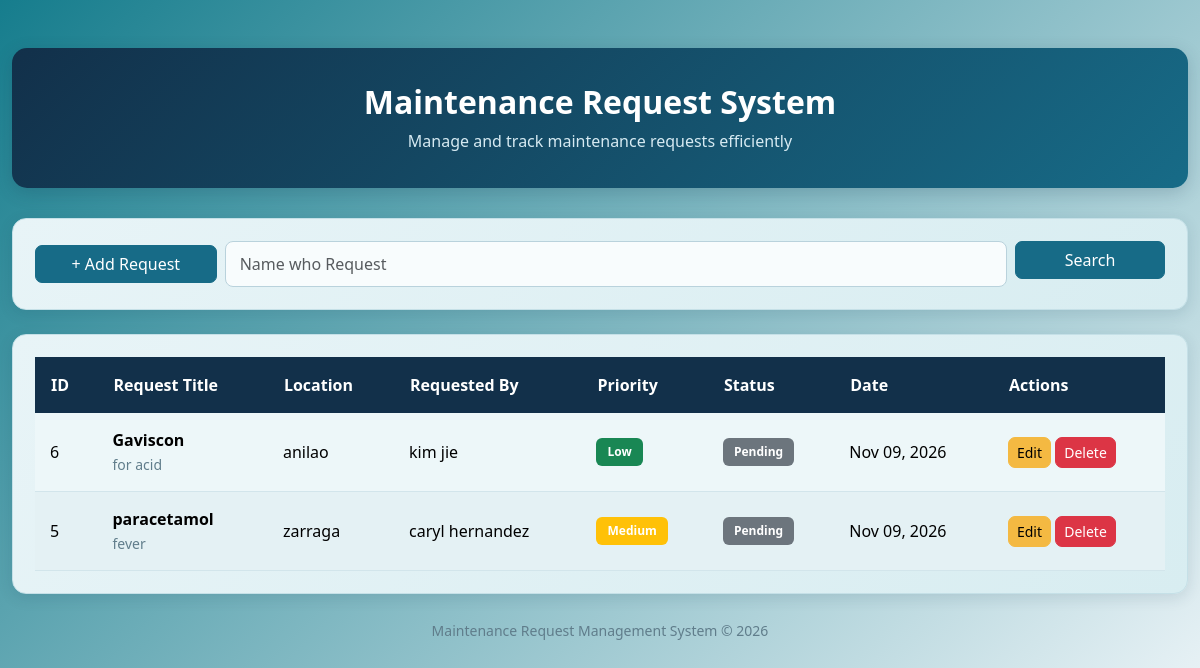
The page / on the database its author committed.
### tables this page shows
CREATE TABLE `maintenance_requests` (
  `id` int(11) NOT NULL,
  `request_title` varchar(150) NOT NULL,
  `description` text NOT NULL,
  `location` varchar(150) NOT NULL,
  `requested_by` varchar(100) NOT NULL,
  `priority` enum('Low','Medium','High') DEFAULT 'Medium',
  `status` enum('Pending','In Progress','Completed') DEFAULT 'Pending',
  `request_date` timestamp NOT NULL DEFAULT current_timestamp()
);

### index.php (the view, shortened to what this page needs)
<?php
require 'db_connect.php';
function e($value) {
    return htmlspecialchars((string)$value, ENT_QUOTES, 'UTF-8');
}
function getRequests($pdo, $search = '') {
    if ($search !== '') {
        $stmt = $pdo->prepare("
            SELECT * FROM maintenance_requests
            WHERE request_title LIKE ? OR requested_by LIKE ?
            ORDER BY id DESC
        ");
        $term = "%$search%";
        $stmt->execute([$term, $term]);
    } else {
        $stmt = $pdo->query("
            SELECT * FROM maintenance_requests ORDER BY id DESC
        ");
    }
    return $stmt->fetchAll();
}
function renderRows($requests) {
    foreach ($requests as $r) {
        $id = e($r['id']);
        $priority = e($r['priority']);
        $status = e($r['status']);
        $priorityClass = [
            'Low' => 'success', 'Medium' => 'warning',
            'High' => 'danger'
        ][$r['priority']] ?? 'secondary';
        $statusClass = [
            'Pending' => 'secondary', 'In Progress' => 'primary',
            'Completed' => 'success'
        ][$r['status']] ?? 'secondary';
        echo "<tr>
            <td>$id</td>
            <td><strong>" . e($r['request_title']) . "</strong><br>
                <small>" . e($r['description']) . "</small></td>
            <td>" . e($r['location']) . "</td>
            <td>" . e($r['requested_by']) . "</td>
            <td><span class='badge bg-$priorityClass'>$priority</span></td>
            <td><span class='badge bg-$statusClass'>$status</span></td>
            <td>" . e(date('M d, Y', strtotime($r['request_date']))) . "</td>
            <td class='text-nowrap'>
                <a href='edit.php?id=$id' class='btn btn-sm btn-warning'>Edit</a>
                <a href='delete.php?id=$id' class='btn btn-sm btn-danger'
                   onclick=\"return confirm('Delete this request?')\">Delete</a>
            </td>
        </tr>";
    }
}
$requests = getRequests($pdo, trim($_GET['search'] ?? ''));
?>
<!DOCTYPE html>
<html lang="en">
<head>
<link href="https://cdn.jsdelivr.net/npm/bootstrap@5.3.3/dist/css/bootstrap.min.css"
      rel="stylesheet">
</head>
<body>
<div class="container py-5">
    <div class="page-header">
        <h2>Maintenance Request System</h2>
        <p>Manage and track maintenance requests efficiently</p>
    </div>
    <div class="card mb-4">
        <div class="card-body">
            <div class="row g-2 align-items-center">
                <div class="col-md-2">
                    <a href="add.php" class="btn btn-primary w-100">
                        + Add Request
                    </a>
                </div>
                <div class="col-md-10">
                    <form id="searchForm" class="row g-2">
                        <div class="col-md-10">
                            <input type="text" id="searchInput"
                                   class="form-control"
                                   placeholder="Name who Request"
                                   value="<?= e($_GET['search'] ?? '') ?>">
                        </div>
                        <div class="col-md-2">
                            <button class="btn btn-primary w-100" id="searchBtn">
                                Search
                            </button>
                        </div>
                    </form>
                </div>
            </div>
        </div>
    </div>
    <div class="card">
        <div class="card-body">
            <div class="table-responsive">
                <table class="table table-hover align-middle">
                    <thead>
                    <tr>
                        <th>ID</th><th>Request Title</th><th>Location</th>
                        <th>Requested By</th><th>Priority</th><th>Status</th>
                        <th>Date</th><th>Actions</th>
                    </tr>
                    </thead>
                    <tbody id="requestTable">
                    <?php renderRows($requests); ?>
                    </tbody>
                </table>
            </div>
        </div>
    </div>
    <div class="text-center mt-4">
        <small>Maintenance Request Management System © 2026</small>
    </div>
</div>
</body>
</html>

### index.php (style rules this page uses)
body { background: linear-gradient(135deg,#167D8D,#f5f9fc); font-family: 'Segoe UI',Arial,sans-serif; color: #243447; min-height: 100vh; }
.container { max-width: 1400px; }
.page-header { background: linear-gradient(135deg,#12304a,#176b87); color: white; padding: 35px 20px; border-radius: 15px; margin-bottom: 30px; text-align: center; box-shadow: 0 5px 18px rgba(18,48,74,.2); }
.page-header h2 { font-weight: 700; }
.page-header p { color: #d6eaf2; margin: 0; }
.card { background: linear-gradient(135deg,#e8f4f7,#d8edf1); border: 1px solid #c5e0e7; border-radius: 14px; box-shadow: 0 4px 15px rgba(18,48,74,.12); }
.card-body { padding: 22px; }
.btn-primary { background: #176b87; border-color: #176b87; }
.btn-warning { background: #f4b942; border-color: #f4b942; }
.btn { border-radius: 7px; }
.form-control { border: 1px solid #b9d2dc; border-radius: 8px; padding: 10px 14px; background: #f8fcfd; }
.table { margin: 0; }
.table thead th { background: #12304a; color: white; padding: 16px; border: none; white-space: nowrap; }
.table tbody td { padding: 15px; border-color: #d2e5eb; }
.table tbody tr:nth-child(even) td { background: #e4f1f4; }
.table tbody tr:nth-child(odd) td { background: #edf7f9; }
.badge { padding: 8px 11px; }
small { color: #607d8b; }

### rows shown on the page
maintenance_requests: id "6", request_title "Gaviscon", description "for acid", location "anilao", requested_by "kim jie", priority "Low", status "Pending", request_date "Nov 09, 2026"
maintenance_requests: id "5", request_title "paracetamol", description "fever", location "zarraga", requested_by "caryl hernandez", priority "Medium", status "Pending", request_date "Nov 09, 2026"
